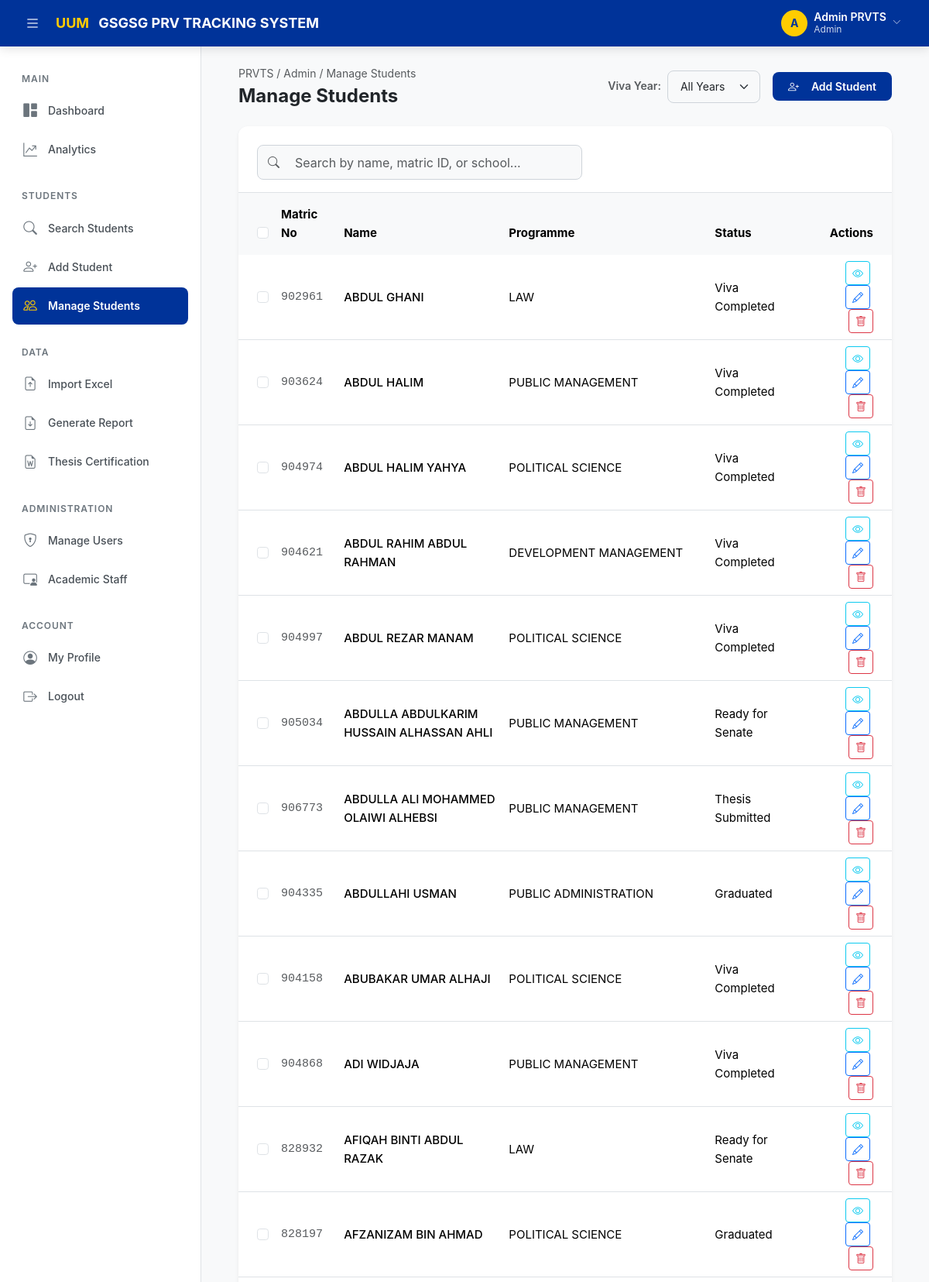
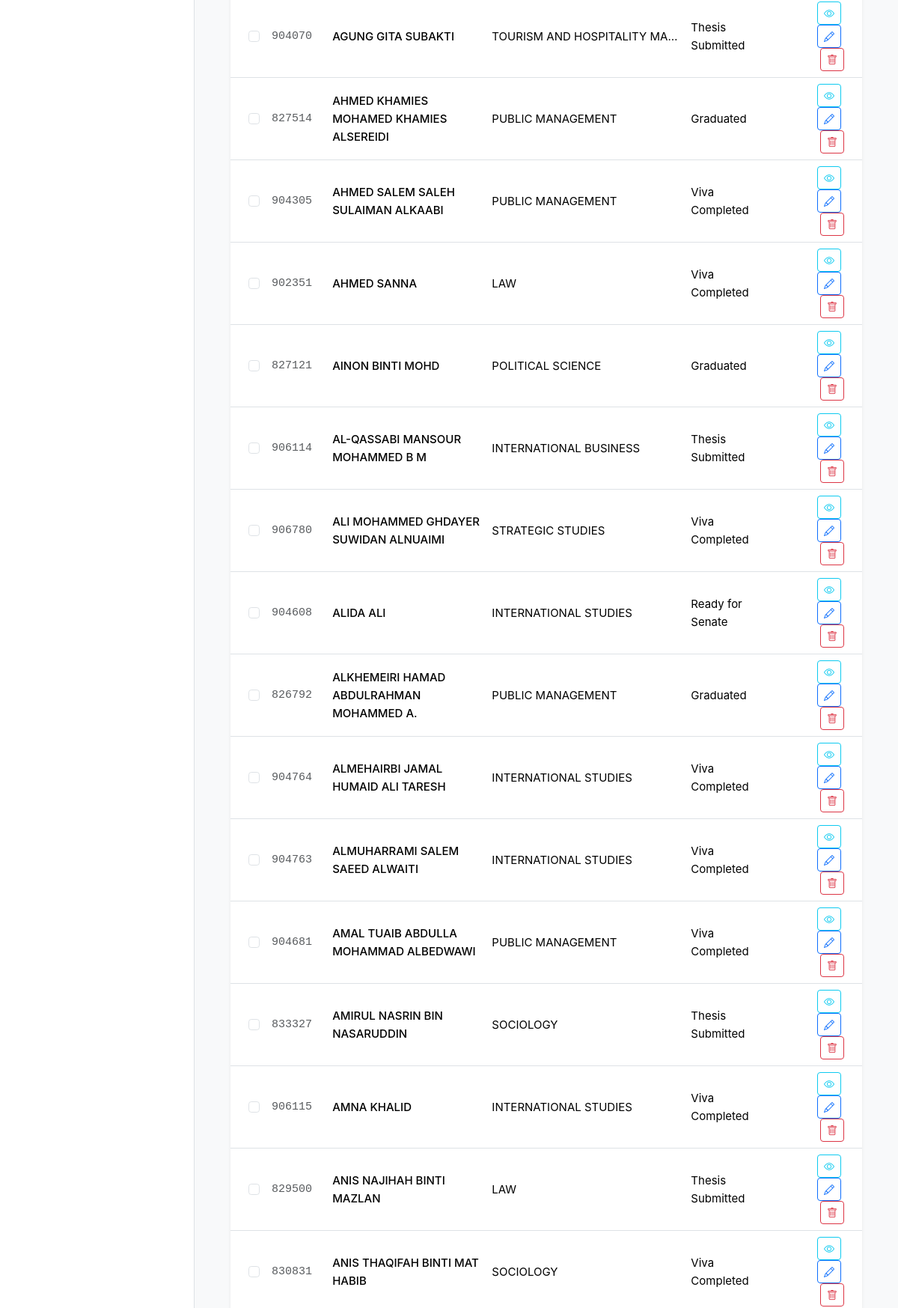
/students/manage (signed in, upper part), run on the app's committed database (2 pictures, top to bottom).
### tables this page shows
CREATE TABLE IF NOT EXISTS `students` (
    `student_id`      INT AUTO_INCREMENT PRIMARY KEY,
    `matric_no`       VARCHAR(30) NOT NULL UNIQUE,
    `name`            VARCHAR(200) NOT NULL,
    `programme`       VARCHAR(200) DEFAULT NULL,
    `school`          VARCHAR(200) DEFAULT NULL,
    `degree_level`    VARCHAR(100) NOT NULL DEFAULT 'Masters',
    `cohort`          VARCHAR(50) DEFAULT NULL,
    `its_receipt_date` DATE DEFAULT NULL,
    `thesis_title`    TEXT DEFAULT NULL,
    `research_status` ENUM(
        'Thesis Submitted',
        'Examiner Assigned',
        'Viva Scheduled',
        'Viva Completed',
        'Re-Viva',
        'Corrections Submitted',
        'Ready for Senate',
        'Graduated'
    ) NOT NULL DEFAULT 'Thesis Submitted',
    `created_at`      DATETIME NOT NULL DEFAULT CURRENT_TIMESTAMP,
    `updated_at`      DATETIME NOT NULL DEFAULT CURRENT_TIMESTAMP ON UPDATE CURRENT_TIMESTAMP,

    INDEX `idx_students_name`     (`name`),
    INDEX `idx_students_school`   (`school`),
    INDEX `idx_students_status`   (`research_status`),
    INDEX `idx_students_degree`   (`degree_level`)
);

### app/Core/Controller.php (called while the page is built, shortened)
<?php
class Controller
{
    protected function view(string $viewPath, array $data = []): void
    {
        extract($data);
        $viewFile = dirname(__DIR__) . '/Views/' . str_replace('.', '/', $viewPath) . '.php';
        require $viewFile;
    }
}

### app/Controllers/StudentController.php (called while the page is built, shortened)
<?php
class StudentController extends Controller
{
    private Student $studentModel;
    public function __construct()
    {
        $this->studentModel    = new Student();
    }
    public function manage(): void
    {
        $db = \App\Core\Database::getInstance();
        $db->query('SELECT DISTINCT YEAR(v.viva_date) AS viva_year FROM viva_records v WHERE v.viva_date IS NOT NULL ORDER BY viva_year DESC');
        $vivaYears = array_column($db->resultSet(), 'viva_year');
        $selectedYear = $_GET['year'] ?? '';
        if (!empty($selectedYear)) {
            $db->query('SELECT DISTINCT s.* FROM students s
                        INNER JOIN viva_records v ON s.student_id = v.student_id
                        WHERE YEAR(v.viva_date) = :viva_year
                        ORDER BY s.name ASC');
            $students = $db->resultSet([':viva_year' => (int)$selectedYear]);
        } else {
            $students = $this->studentModel->getAll();
        }
        $data = [
            'pageTitle'    => 'Manage Students',
            'currentPage'  => 'manage',
            'students'     => $students,
            'vivaYears'    => $vivaYears,
            'selectedYear' => $selectedYear
        ];
        $this->view('students.manage', $data);
    }
}

### app/Core/App.php (called while the page is built, shortened)
<?php
class App
{
    private Router $router;
    public function __construct()
    {
        $this->router = new Router();
    }
    private function registerRoutes(): void
    {
        $this->router->get('/login',            'AuthController', 'login');
        $this->router->post('/login',           'AuthController', 'loginPost');
        $this->router->get('/forgot-password',  'AuthController', 'forgotPassword');
        $this->router->get('/logout',           'AuthController', 'logout');
        $this->router->get('/',                     'DashboardController', 'index');
        $this->router->get('/dashboard',            'DashboardController', 'index');
        $this->router->get('/analytics',            'AnalyticsController', 'index');
        $this->router->get('/analytics/chart-data', 'AnalyticsController', 'chartData');
        $this->router->get('/search',          'SearchController', 'index');
        $this->router->get('/search/live',     'SearchController', 'liveSearch');
        $this->router->get('/student/{id}',    'StudentController', 'detail');
        $this->router->get('/students/create', 'StudentController', 'create');
        $this->router->post('/students/store', 'StudentController', 'store');
        $this->router->get('/students/manage', 'StudentController', 'manage');
        $this->router->get('/students/edit/{id}',   'StudentController', 'edit');
        $this->router->post('/students/update/{id}','StudentController', 'update');
        $this->router->post('/students/delete/{id}','StudentController', 'delete');
        $this->router->post('/students/bulk-delete', 'StudentController', 'bulkDelete');
        $this->router->post('/student/{id}/remarks', 'StudentController', 'addRemark');
        $this->router->post('/student/{id}/remarks/delete/{remarkId}', 'StudentController', 'deleteRemark');
        $this->router->get('/import',          'ImportController', 'index');
        $this->router->post('/import/upload',  'ImportController', 'upload');
        $this->router->get('/export',              'ExportController', 'index');
        $this->router->post('/export/pdf',         'ExportController', 'exportPdf');
        $this->router->post('/export/excel',       'ExportController', 'exportExcel');
        $this->router->get('/export/pdf/{id}',     'ExportController', 'exportSinglePdf');
        $this->router->get('/export/excel/{id}',   'ExportController', 'exportSingleExcel');
        $this->router->post('/export/preview',     'ExportController', 'apiPreview');
        $this->router->post('/export/custom',      'ExportController', 'exportCustom');
        $this->router->get('/docx-templates',          'DocxTemplateController', 'index');
        $this->router->post('/docx-templates/generate', 'DocxTemplateController', 'generate');
        $this->router->get('/users',               'UserController', 'manage');
        $this->router->post('/users/store',        'UserController', 'store');
        $this->router->post('/users/role/{id}',    'UserController', 'updateRole');
        $this->router->post('/users/reset-password/{id}', 'UserController', 'resetPassword');
        $this->router->post('/users/delete/{id}',  'UserController', 'delete');
        $this->router->get('/staff',                       'StaffController', 'manage');
        $this->router->post('/staff/supervisors/store',    'StaffController', 'storeSupervisor');
        $this->router->post('/staff/supervisors/update/{id}', 'StaffController', 'updateSupervisor');
        $this->router->post('/staff/supervisors/delete/{id}', 'StaffController', 'deleteSupervisor');
        $this->router->post('/staff/examiners/store',      'StaffController', 'storeExaminer');
        $this->router->post('/staff/examiners/update/{id}',   'StaffController', 'updateExaminer');
        $this->router->post('/staff/examiners/delete/{id}',   'StaffController', 'deleteExaminer');
        $this->router->post('/staff/chairpersons/store',    'StaffController', 'storeChairperson');
        $this->router->post('/staff/chairpersons/update/{id}', 'StaffController', 'updateChairperson');
        $this->router->post('/staff/chairpersons/delete/{id}', 'StaffController', 'deleteChairperson');
        $this->router->post('/staff/api/supervisors/store', 'StaffController', 'apiStoreSupervisor');
        $this->router->post('/staff/api/examiners/store',   'StaffController', 'apiStoreExaminer');
        $this->router->post('/staff/api/chairpersons/store','StaffController', 'apiStoreChairperson');
        $this->router->get('/profile',         'ProfileController', 'index');
        $this->router->post('/profile/update', 'ProfileController', 'update');
    }
    public function run(): void
    {
        $uri    = $_SERVER['REQUEST_URI'] ?? '/';
        $method = $_SERVER['REQUEST_METHOD'] ?? 'GET';
        $this->router->dispatch($uri, $method);
    }
}

### public/index.php (called while the page is built, shortened)
<?php
$app = new App\Core\App();
$app->run();

### config/database.php (called while the page is built)
<?php
return [
    'host'     => $_ENV['DB_HOST'] ?? 'localhost',
    'dbname'   => $_ENV['DB_NAME'] ?? 'prvts_db',
    'username' => $_ENV['DB_USER'] ?? 'root',
    'password' => $_ENV['DB_PASS'] ?? '',
    'port'     => $_ENV['DB_PORT'] ?? '3306',
    'charset'  => 'utf8mb4',
    'options'  => [
        PDO::ATTR_ERRMODE            => PDO::ERRMODE_EXCEPTION,
        PDO::ATTR_DEFAULT_FETCH_MODE => PDO::FETCH_ASSOC,
        PDO::ATTR_EMULATE_PREPARES   => false,
    ],
];

### app/Core/Database.php (called while the page is built, shortened)
<?php
class Database
{
    private static ?Database $instance = null;
    private \PDO $pdo;
    private ?\PDOStatement $stmt = null;
    private function __construct()
    {
        $config = require dirname(__DIR__, 2) . '/config/database.php';
        $dsn = sprintf(
            'mysql:host=%s;port=%s;dbname=%s;charset=%s',
            $config['host'],
            $config['port'],
            $config['dbname'],
            $config['charset']
        );
        try {
            $this->pdo = new \PDO($dsn, $config['username'], $config['password'], $config['options']);
        } catch (\PDOException $e) {
            die('Database connection failed: ' . $e->getMessage());
        }
    }
    public static function getInstance(): self
    {
        if (self::$instance === null) {
            self::$instance = new self();
        }
        return self::$instance;
    }
    public function query(string $sql): self
    {
        $this->stmt = $this->pdo->prepare($sql);
        return $this;
    }
    public function execute(array $params = []): bool
    {
        return $this->stmt->execute();
    }
    public function resultSet(array $params = []): array
    {
        $this->execute($params);
        return $this->stmt->fetchAll();
    }
}

### app/Models/Student.php (called while the page is built, shortened)
<?php
class Student
{
    private Database $db;
    public function __construct()
    {
        $this->db = Database::getInstance();
    }
    public function getAll(): array
    {
        $this->db->query('SELECT * FROM students ORDER BY name ASC');
        return $this->db->resultSet();
    }
}

### app/Views/students/manage.php (the view, shortened to what this page needs)
<?php
$baseUrl = rtrim($_ENV['APP_URL'] ?? '', '/');
?>
<div class="page-header animate-fade-in-up">
    <div>
        <div class="breadcrumb text-muted">PRVTS / Admin / Manage Students</div>
        <h1>Manage Students</h1>
    </div>
    <div class="header-actions d-flex align-items-center gap-3">
        <div class="d-flex align-items-center gap-2">
            <label class="form-label mb-0 text-muted small text-nowrap">Viva Year:</label>
            <select class="form-select form-select-sm" id="yearFilter" style="width: auto; min-width: 120px;" onchange="window.location.href='<?= $baseUrl ?>/students/manage' + (this.value ? '?year=' + this.value : '')">
                <option value="">All Years</option>
            </select>
        </div>
        <a href="<?= $baseUrl ?>/students/create" class="btn btn-uum">
            <i class="bi bi-person-plus me-2"></i>Add Student
        </a>
    </div>
</div>
<div class="card shadow-sm border-0 animate-fade-in-up stagger-1">
    <div class="card-body p-0">
        <div class="px-4 pt-4 pb-3 border-bottom">
            <div class="position-relative" style="max-width: 420px;">
                <i class="bi bi-search position-absolute top-50 translate-middle-y text-muted" style="left: 14px;"></i>
                <input type="text" id="liveSearchInput" class="form-control ps-5" placeholder="Search by name, matric ID, or school..." autocomplete="off">
            </div>
        </div>
        <div class="table-responsive">
            <table class="table table-hover align-middle mb-0" id="manageTable">
                <thead class="table-light text-muted fw-semibold">
                    <tr>
                        <th class="ps-4 py-3 border-0" style="width: 40px;">
                            <input type="checkbox" class="form-check-input" id="selectAll" title="Select all">
                        </th>
                        <th class="py-3 border-0">Matric No</th>
                        <th class="py-3 border-0">Name</th>
                        <th class="py-3 border-0">Programme</th>
                        <th class="py-3 border-0">Status</th>
                        <th class="px-4 py-3 border-0 text-end">Actions</th>
                    </tr>
                </thead>
                <tbody>
                    <?php if (empty($students)): ?>
                        <tr>
                            <td colspan="6" class="text-center py-4 text-muted">No students found.</td>
                        </tr>
                    <?php else: ?>
                        <?php foreach($students as $s): ?>
                        <tr>
                            <td class="ps-4">
                                <input type="checkbox" class="form-check-input student-checkbox" value="<?= $s['student_id'] ?>">
                            </td>
                            <td class="font-monospace text-muted"><?= htmlspecialchars($s['matric_no']) ?></td>
                            <td class="fw-medium"><?= htmlspecialchars($s['name']) ?></td>
                            <td><div class="text-truncate" style="max-width:250px;" title="<?= htmlspecialchars($s['programme']) ?>"><?= htmlspecialchars($s['programme'] ?: '-') ?></div></td>
                            <td data-school="<?= htmlspecialchars(strtolower($s['school'] ?? '')) ?>"><?= htmlspecialchars($s['research_status']) ?></td>
                            <td class="px-4 text-end">
                                <a href="<?= $baseUrl ?>/student/<?= $s['student_id'] ?>" class="btn btn-sm btn-outline-info me-1" title="View"><i class="bi bi-eye"></i></a>
                                <a href="<?= $baseUrl ?>/students/edit/<?= $s['student_id'] ?>" class="btn btn-sm btn-outline-primary me-1" title="Edit"><i class="bi bi-pencil"></i></a>
                                <form action="<?= $baseUrl ?>/students/delete/<?= $s['student_id'] ?>" method="POST" class="d-inline" onsubmit="return confirm('Are you sure you want to delete this student? All related records will be destroyed.');">
                                    <button type="submit" class="btn btn-sm btn-outline-danger" title="Delete"><i class="bi bi-trash"></i></button>
                                </form>
                            </td>
                        </tr>
                        <?php endforeach; ?>
                    <?php endif; ?>
                </tbody>
            </table>
        </div>
    </div>
</div>

### data on the page
students: matric_no "902961", name "ABDUL GHANI", programme "LAW", research_status "Viva Completed"
students: matric_no "903624", name "ABDUL HALIM", programme "PUBLIC MANAGEMENT", research_status "Viva Completed"
students: matric_no "904974", name "ABDUL HALIM YAHYA", programme "POLITICAL SCIENCE", research_status "Viva Completed"
students: matric_no "904621", name "ABDUL RAHIM ABDUL RAHMAN", programme "DEVELOPMENT MANAGEMENT", research_status "Viva Completed"
students: matric_no "904997", name "ABDUL REZAR MANAM", programme "POLITICAL SCIENCE", research_status "Viva Completed"
students: matric_no "905034", name "ABDULLA ABDULKARIM HUSSAIN ALHASSAN AHLI", programme "PUBLIC MANAGEMENT", research_status "Ready for Senate"
students: matric_no "906773", name "ABDULLA ALI MOHAMMED OLAIWI ALHEBSI", programme "PUBLIC MANAGEMENT", research_status "Thesis Submitted"
students: matric_no "904335", name "ABDULLAHI USMAN", programme "PUBLIC ADMINISTRATION", research_status "Graduated"
students: matric_no "904158", name "ABUBAKAR UMAR ALHAJI", programme "POLITICAL SCIENCE", research_status "Viva Completed"
students: matric_no "904868", name "ADI WIDJAJA", programme "PUBLIC MANAGEMENT", research_status "Viva Completed"
students: matric_no "828932", name "AFIQAH BINTI ABDUL RAZAK", programme "LAW", research_status "Ready for Senate"
students: matric_no "828197", name "AFZANIZAM BIN AHMAD", programme "POLITICAL SCIENCE", research_status "Graduated"
students: matric_no "904070", name "AGUNG GITA SUBAKTI", programme "TOURISM AND HOSPITALITY MA…", research_status "Thesis Submitted"
students: matric_no "827514", name "AHMED KHAMIES MOHAMED KHAMIES ALSEREIDI", programme "PUBLIC MANAGEMENT", research_status "Graduated"
students: matric_no "904305", name "AHMED SALEM SALEH SULAIMAN ALKAABI", programme "PUBLIC MANAGEMENT", research_status "Viva Completed"
students: matric_no "902351", name "AHMED SANNA", programme "LAW", research_status "Viva Completed"
students: matric_no "827121", name "AINON BINTI MOHD", programme "POLITICAL SCIENCE", research_status "Graduated"
students: matric_no "906114", name "AL-QASSABI MANSOUR MOHAMMED B M", programme "INTERNATIONAL BUSINESS", research_status "Thesis Submitted"
students: matric_no "906780", name "ALI MOHAMMED GHDAYER SUWIDAN ALNUAIMI", programme "STRATEGIC STUDIES", research_status "Viva Completed"
students: matric_no "904608", name "ALIDA ALI", programme "INTERNATIONAL STUDIES", research_status "Ready for Senate"
students: matric_no "826792", name "ALKHEMEIRI HAMAD ABDULRAHMAN MOHAMMED A.", programme "PUBLIC MANAGEMENT", research_status "Graduated"
students: matric_no "904764", name "ALMEHAIRBI JAMAL HUMAID ALI TARESH", programme "INTERNATIONAL STUDIES", research_status "Viva Completed"
students: matric_no "904763", name "ALMUHARRAMI SALEM SAEED ALWAITI", programme "INTERNATIONAL STUDIES", research_status "Viva Completed"
students: matric_no "904681", name "AMAL TUAIB ABDULLA MOHAMMAD ALBEDWAWI", programme "PUBLIC MANAGEMENT", research_status "Viva Completed"
students: matric_no "833327", name "AMIRUL NASRIN BIN NASARUDDIN", programme "SOCIOLOGY", research_status "Thesis Submitted"
students: matric_no "906115", name "AMNA KHALID", programme "INTERNATIONAL STUDIES", research_status "Viva Completed"
students: matric_no "829500", name "ANIS NAJIHAH BINTI MAZLAN", programme "LAW", research_status "Thesis Submitted"
students: matric_no "830831", name "ANIS THAQIFAH BINTI MAT HABIB", programme "SOCIOLOGY", research_status "Viva Completed"

### other printed values
$initials "A"
$userName "Admin PRVTS"
$userRole "Admin"
